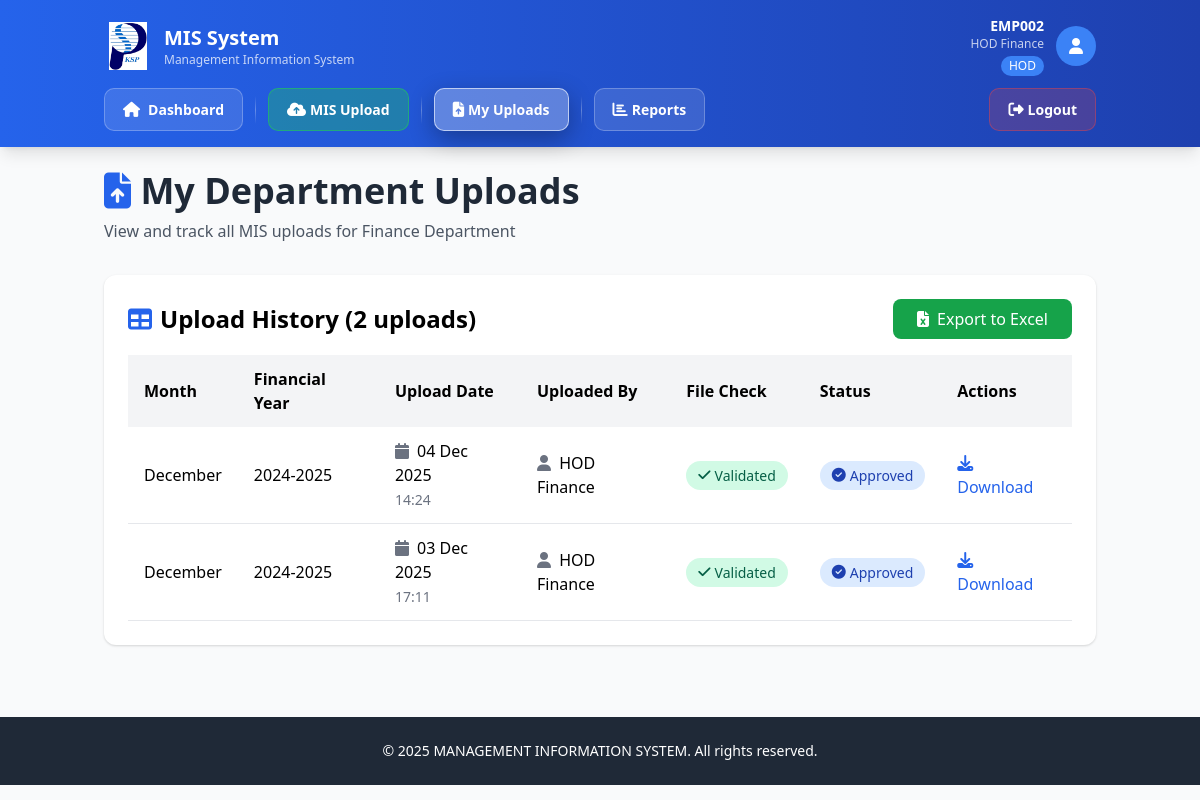
The page /my-uploads (signed in) on the database its author committed.
### app.py (models this page shows)
class User(db.Model):
    __tablename__ = 'users'
    UserID = db.Column(db.Integer, primary_key=True)
    EmpID = db.Column(db.String(20), unique=True, nullable=False, index=True)
    Username = db.Column(db.String(50), nullable=True)
    PasswordHash = db.Column(db.String(255), nullable=False)
    Email = db.Column(db.String(100), unique=True, nullable=False)
    DepartmentID = db.Column(db.Integer, db.ForeignKey('departments.DeptID'), nullable=False)
    RoleID = db.Column(db.Integer, db.ForeignKey('roles.RoleID'), nullable=False)
    IsActive = db.Column(db.Boolean, default=True)
    FailedLoginAttempts = db.Column(db.Integer, default=0)
    LastFailedLogin = db.Column(db.DateTime, nullable=True)
    AccountLockedUntil = db.Column(db.DateTime, nullable=True)
    PasswordLastChanged = db.Column(db.DateTime, default=lambda: datetime.now(IST))
    PasswordExpiryDate = db.Column(db.DateTime, default=lambda: datetime.now(IST) + timedelta(days=90))
    CreatedAt = db.Column(db.DateTime, default=lambda: datetime.now(IST))
    UpdatedAt = db.Column(db.DateTime, default=lambda: datetime.now(IST), onupdate=lambda: datetime.now(IST))
    uploads = db.relationship('MISUpload', foreign_keys='MISUpload.UploadedBy', backref='uploader', lazy=True)

class Role(db.Model):
    __tablename__ = 'roles'
    RoleID = db.Column(db.Integer, primary_key=True)
    RoleName = db.Column(db.String(50), unique=True, nullable=False)
    users = db.relationship('User', backref='role', lazy=True)

class Department(db.Model):
    __tablename__ = 'departments'
    DeptID = db.Column(db.Integer, primary_key=True)
    DeptName = db.Column(db.String(100), unique=True, nullable=False)
    ActiveFlag = db.Column(db.Boolean, default=True)
    users = db.relationship('User', backref='department', lazy=True)
    uploads = db.relationship('MISUpload', backref='department', lazy=True)
    templates = db.relationship('Template', backref='department', lazy=True)

class MISUpload(db.Model):
    __tablename__ = 'mis_uploads'
    UploadID = db.Column(db.Integer, primary_key=True)
    UploadCode = db.Column(db.String(50), unique=True, nullable=True)
    DepartmentID = db.Column(db.Integer, db.ForeignKey('departments.DeptID'), nullable=False)
    MonthID = db.Column(db.Integer, nullable=False)
    FYID = db.Column(db.Integer, db.ForeignKey('financial_years.FYID'), nullable=False)
    UploadedBy = db.Column(db.Integer, db.ForeignKey('users.UserID'), nullable=False)
    UploadDate = db.Column(db.DateTime, default=lambda: datetime.now(IST))
    FilePath = db.Column(db.String(255), nullable=False)
    FileCheck = db.Column(db.String(50), default='Not Validated')
    Status = db.Column(db.String(50), default='In Review')
    IsModified = db.Column(db.Boolean, default=False)
    IsCancelled = db.Column(db.Boolean, default=False)
    SupervisorApproved = db.Column(db.Boolean, default=False)
    SupervisorApprovedBy = db.Column(db.Integer, db.ForeignKey('users.UserID'), nullable=True)
    SupervisorApprovedDate = db.Column(db.DateTime, nullable=True)

class FinancialYear(db.Model):
    __tablename__ = 'financial_years'
    FYID = db.Column(db.Integer, primary_key=True)
    FYName = db.Column(db.String(50), unique=True, nullable=False)
    StartDate = db.Column(db.Date, nullable=False)
    EndDate = db.Column(db.Date, nullable=False)
    ActiveFlag = db.Column(db.Boolean, default=False)
    uploads = db.relationship('MISUpload', backref='financial_year', lazy=True)

### app.py (the view)
@app.route('/my-uploads')
@login_required
def my_uploads():
    user = User.query.get(session['user_id'])
    if not user or not user.IsActive:
        session.clear()
        flash('Your session has expired. Please log in again.', 'error')
        return redirect(url_for('login'))
    if user.role.RoleName == 'HOD':
        uploads = MISUpload.query.filter_by(DepartmentID=user.DepartmentID).order_by(MISUpload.UploadDate.desc()).all()
    else:
        return redirect(url_for('reports'))
    return render_template('my_uploads.html',
                         current_user=user,
                         uploads=uploads)

### app.py (called while the page is built)
def login_required(f):
    from functools import wraps
    @wraps(f)
    def decorated_function(*args, **kwargs):
        if 'user_id' not in session:
            flash('Please log in to access this page.', 'error')
            return redirect(url_for('login'))
        return f(*args, **kwargs)
    return decorated_function

### templates/my_uploads.html (shortened to what this page needs)
{% extends "base.html" %}
{% block content %}
<div class="max-w-7xl mx-auto">
    <div class="mb-8">
        <h2 class="text-4xl font-bold text-gray-800 mb-2">
            <i class="fas fa-file-upload text-blue-600"></i> My Department Uploads
        </h2>
        <p class="text-gray-600">View and track all MIS uploads for {{ current_user.department.DeptName }} Department</p>
    </div>
    <div class="card p-6">
        <div class="flex justify-between items-center mb-4">
            <h3 class="text-2xl font-bold flex items-center gap-2">
                <i class="fas fa-table text-blue-600"></i> Upload History ({{ uploads|length }} uploads)
            </h3>
            <a href="{{ url_for('download_my_uploads_excel') }}" class="btn bg-green-600 text-white hover:bg-green-700 px-6 py-2">
                <i class="fas fa-file-excel mr-2"></i> Export to Excel
            </a>
        </div>
        {% if uploads %}
        <div class="overflow-x-auto">
            <table class="w-full">
                <thead class="bg-gray-100">
                    <tr>
                        <th class="px-4 py-3 text-left font-semibold">Month</th>
                        <th class="px-4 py-3 text-left font-semibold">Financial Year</th>
                        <th class="px-4 py-3 text-left font-semibold">Upload Date</th>
                        <th class="px-4 py-3 text-left font-semibold">Uploaded By</th>
                        <th class="px-4 py-3 text-left font-semibold">File Check</th>
                        <th class="px-4 py-3 text-left font-semibold">Status</th>
                        <th class="px-4 py-3 text-left font-semibold">Actions</th>
                    </tr>
                </thead>
                <tbody>
                    {% for upload in uploads %}
                    <tr class="border-b hover:bg-gray-50">
                        <td class="px-4 py-3">
                            <span class="font-medium">{{ ['', 'January', 'February', 'March', 'April', 'May', 'June', 'July', 'August', 'September', 'October', 'November', 'December'][upload.MonthID] }}</span>
                        </td>
                        <td class="px-4 py-3">{{ upload.financial_year.FYName }}</td>
                        <td class="px-4 py-3">
                            <i class="fas fa-calendar mr-1 text-gray-500"></i>
                            {{ upload.UploadDate.strftime('%d %b %Y') }}
                            <br>
                            <span class="text-sm text-gray-500">{{ upload.UploadDate.strftime('%H:%M') }}</span>
                        </td>
                        <td class="px-4 py-3">
                            <i class="fas fa-user mr-1 text-gray-500"></i>
                            {{ upload.uploader.Username }}
                        </td>
                        <td class="px-4 py-3">
                            <span class="badge {% if upload.FileCheck == 'Validated' %}badge-validated{% else %}badge-rejected{% endif %}">
                                {% if upload.FileCheck == 'Validated' %}
                                    <i class="fas fa-check mr-1"></i>
                                {% else %}
                                    <i class="fas fa-times mr-1"></i>
                                {% endif %}
                                {{ upload.FileCheck }}
                            </span>
                        </td>
                        <td class="px-4 py-3">
                            <div class="flex items-center gap-2 flex-wrap">
                                {% if upload.IsCancelled %}
                                <span class="badge" style="background-color: #fee2e2; color: #991b1b;">
                                    <i class="fas fa-ban mr-1"></i> Cancelled
                                </span>
                                {% else %}
                                    {% if upload.Status == 'Rejected' %}
                                    <span class="badge badge-rejected">
                                        <i class="fas fa-times-circle mr-1"></i> Rejected by Supervisor
                                    </span>
                                    {% elif upload.SupervisorApproved and upload.Status == 'In Review' %}
                                    <span class="badge" style="background-color: #dbeafe; color: #1e40af;">
                                        <i class="fas fa-check mr-1"></i> Supervisor Approved
                                    </span>
                                    {% elif upload.Status == 'Approved' %}
                                    <span class="badge badge-approved">
                                        <i class="fas fa-check-circle mr-1"></i> Approved
                                    </span>
                                    {% else %}
                                    <span class="badge badge-pending">
                                        <i class="fas fa-clock mr-1"></i> In Review
                                    </span>
                                    {% endif %}
                                {% endif %}
                            </div>
                        </td>
                        <td class="px-4 py-3">
                            <div class="flex gap-3 items-center">
                                <a href="{{ url_for('download_upload', upload_id=upload.UploadID) }}"
                                   class="text-blue-600 hover:text-blue-800">
                                    <i class="fas fa-download mr-1"></i> Download
                                </a>
                            </div>
                        </td>
                    </tr>
                    {% endfor %}
                </tbody>
            </table>
        </div>
        {% endif %}
    </div>
</div>
{% endblock %}

### templates/base.html (shortened to what this page needs)
<!DOCTYPE html>
<html lang="en">
<head>
    <script src="https://cdn.tailwindcss.com"></script>
    <link rel="stylesheet" href="{{ url_for('static', filename='css/styles.css') }}">
    <link rel="stylesheet" href="https://cdnjs.cloudflare.com/ajax/libs/font-awesome/6.4.0/css/all.min.css">
</head>
<body class="bg-gray-50 min-h-screen">
    {% if 'user_id' in session %}
    <nav class="bg-gradient-to-r from-blue-600 to-blue-800 text-white shadow-lg">
        <div class="container mx-auto px-4 py-4">
            <div class="flex justify-between items-center mb-3">
                <div class="flex items-center gap-3">
                    <img src="{{ url_for('static', filename='logo.png') }}" alt="KSPL Logo" class="w-12 h-12 object-contain">
                    <div>
                        <h1 class="text-xl font-bold">MIS System</h1>
                        <p class="text-xs opacity-75">Management Information System</p>
                    </div>
                </div>
                <div class="flex items-center gap-3">
                    <div class="text-right hidden sm:block">
                        <p class="text-sm font-semibold">{{ current_user.EmpID }}</p>
                        {% if current_user.Username %}<p class="text-xs opacity-75">{{ current_user.Username }}</p>{% endif %}
                        <span class="inline-block mt-1 px-2 py-0.5 bg-blue-500 rounded-full text-xs font-medium">
                            {{ current_user.role.RoleName }}
                        </span>
                    </div>
                    <div class="w-10 h-10 bg-blue-500 rounded-full flex items-center justify-center">
                        <i class="fas fa-user text-white"></i>
                    </div>
                </div>
            </div>
            <div class="flex flex-wrap gap-2 items-center">
                <a href="{{ url_for('dashboard') }}" class="nav-button {% if request.endpoint == 'dashboard' %}nav-button-active{% endif %}">
                    <i class="fas fa-home mr-2"></i>Dashboard
                </a>
                {% if current_user.role.RoleName in ['Admin', 'HOD'] %}
                <a href="{{ url_for('mis_upload') }}" class="nav-button nav-button-highlight {% if request.endpoint == 'mis_upload' %}nav-button-active{% endif %}">
                    <i class="fas fa-cloud-upload-alt mr-1"></i>MIS Upload
                </a>
                {% endif %}
                {% if current_user.role.RoleName == 'HOD' %}
                <a href="{{ url_for('my_uploads') }}" class="nav-button {% if request.endpoint == 'my_uploads' %}nav-button-active{% endif %}">
                    <i class="fas fa-file-upload mr-1"></i>My Uploads
                </a>
                {% endif %}
                <a href="{{ url_for('reports') }}" class="nav-button {% if request.endpoint == 'reports' %}nav-button-active{% endif %}">
                    <i class="fas fa-chart-bar mr-1"></i>Reports
                </a>
                <div class="ml-auto">
                    <a href="{{ url_for('logout') }}" class="nav-button nav-button-logout">
                        <i class="fas fa-sign-out-alt mr-1"></i>Logout
                    </a>
                </div>
            </div>
        </div>
    </nav>
    {% endif %}
    <div class="container mx-auto px-4 py-6">
        {% block content %}{% endblock %}
    </div>
    <footer class="bg-gray-800 text-white mt-12 py-6">
        <div class="container mx-auto px-4 text-center">
            <p class="text-sm">&copy; 2025 MANAGEMENT INFORMATION SYSTEM. All rights reserved.</p>
        </div>
    </footer>
</body>
</html>

### static/css/styles.css (style rules this page uses)
:root { --primary: #2563eb; --primary-dark: #1e40af; --success: #10b981; --warning: #f59e0b; --danger: #ef4444; --info: #3b82f6; --gray-50: #f9fafb; --gray-100: #f3f4f6; --gray-200: #e5e7eb; --gray-300: #d1d5db; --gray-700: #374151; --gray-800: #1f2937; --gray-900: #111827; }
.card { background: white; border-radius: 0.75rem; box-shadow: 0 1px 3px 0 rgba(0, 0, 0, 0.1), 0 1px 2px 0 rgba(0, 0, 0, 0.06); transition: all 0.3s ease; }
.badge { display: inline-flex; align-items: center; padding: 0.25rem 0.75rem; border-radius: 9999px; font-size: 0.875rem; font-weight: 500; }
.badge-validated { background-color: #d1fae5; color: #065f46; }
.badge-approved { background-color: #dbeafe; color: #1e40af; }
.btn { display: inline-flex; align-items: center; justify-content: center; padding: 0.5rem 1rem; border-radius: 0.5rem; font-weight: 500; transition: all 0.2s ease; cursor: pointer; border: none; }
.nav-button { display: inline-flex; align-items: center; justify-content: center; padding: 0.625rem 1.125rem; background-color: rgba(255, 255, 255, 0.12); color: white; border-radius: 0.625rem; font-size: 0.875rem; font-weight: 600; text-decoration: none; transition: all 0.3s cubic-bezier(0.4, 0, 0.2, 1); border: 1px solid rgba(255, 255, 255, 0.25); cursor: pointer; white-space: nowrap; }
.nav-button i { font-size: 0.95rem; }
.nav-button-active { background-color: rgba(255, 255, 255, 0.28); border-color: rgba(255, 255, 255, 0.6); box-shadow: 0 8px 24px rgba(0, 0, 0, 0.3); }
.nav-button-highlight { background-color: rgba(34, 197, 94, 0.35); border-color: rgba(34, 197, 94, 0.6); }
.nav-button-logout { background-color: rgba(239, 68, 68, 0.2); border-color: rgba(239, 68, 68, 0.4); }

### rows shown on the page
User: EmpID "EMP002", Username "HOD Finance"
Role: role.RoleName "HOD"
Department: department.DeptName "Finance"
MISUpload: MonthID "December", financial_year.FYName "2024-2025", UploadDate "04 Dec 2025", UploadDate "14:24", uploader.Username "HOD Finance", FileCheck "Validated", IsCancelled False (drawn)
MISUpload: MonthID "December", financial_year.FYName "2024-2025", UploadDate "03 Dec 2025", UploadDate "17:11", uploader.Username "HOD Finance", FileCheck "Validated", IsCancelled False (drawn)

### other values the page prints
{{ uploads|length }} "2"
